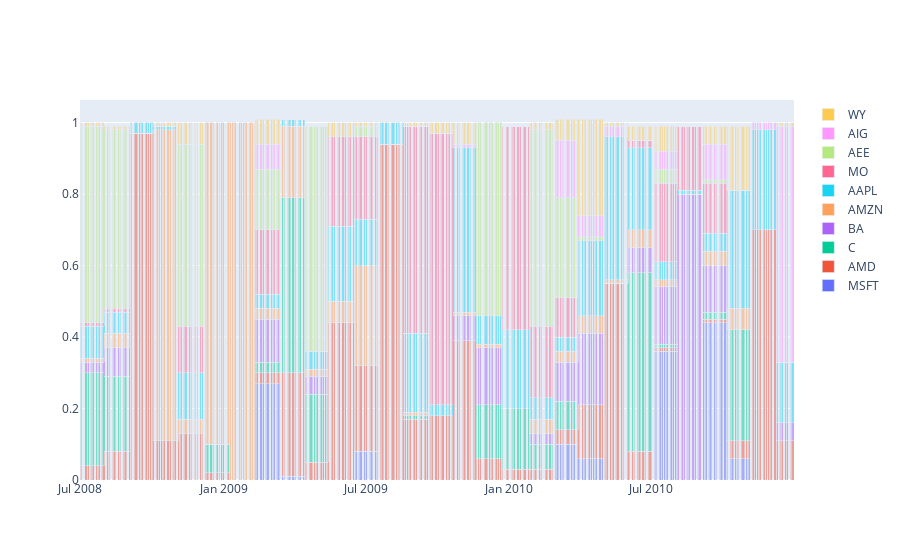

This figure's notebook cell:
### Code cell
plotAllocation(ah.dropna())

### Figure 1 — Plotly figure (JSON) as saved in the notebook; plotly's stock layout.template omitted (floating-point values rounded to 4 significant figures; data arrays with more than 128 entries replaced by an {"elided": "..."} marker saying what was removed)
{"data": [{"name": "MSFT", "type": "bar", "x": {"elided": "632 str values"}, "y": {"elided": "632 float values"}}, {"name": "AMD", "type": "bar", "x": {"elided": "632 str values"}, "y": {"elided": "632 float values"}}, {"name": "C", "type": "bar", "x": {"elided": "632 str values"}, "y": {"elided": "632 float values"}}, {"name": "BA", "type": "bar", "x": {"elided": "632 str values"}, "y": {"elided": "632 float values"}}, {"name": "AMZN", "type": "bar", "x": {"elided": "632 str values"}, "y": {"elided": "632 float values"}}, {"name": "AAPL", "type": "bar", "x": {"elided": "632 str values"}, "y": {"elided": "632 float values"}}, {"name": "MO", "type": "bar", "x": {"elided": "632 str values"}, "y": {"elided": "632 float values"}}, {"name": "AEE", "type": "bar", "x": {"elided": "632 str values"}, "y": {"elided": "632 float values"}}, {"name": "AIG", "type": "bar", "x": {"elided": "632 str values"}, "y": {"elided": "632 float values"}}, {"name": "WY", "type": "bar", "x": {"elided": "632 str values"}, "y": {"elided": "632 float values"}}], "layout": {"bargap": 0, "bargroupgap": 0, "barmode": "stack", "xaxis": {"categoryorder": "total descending"}}}
